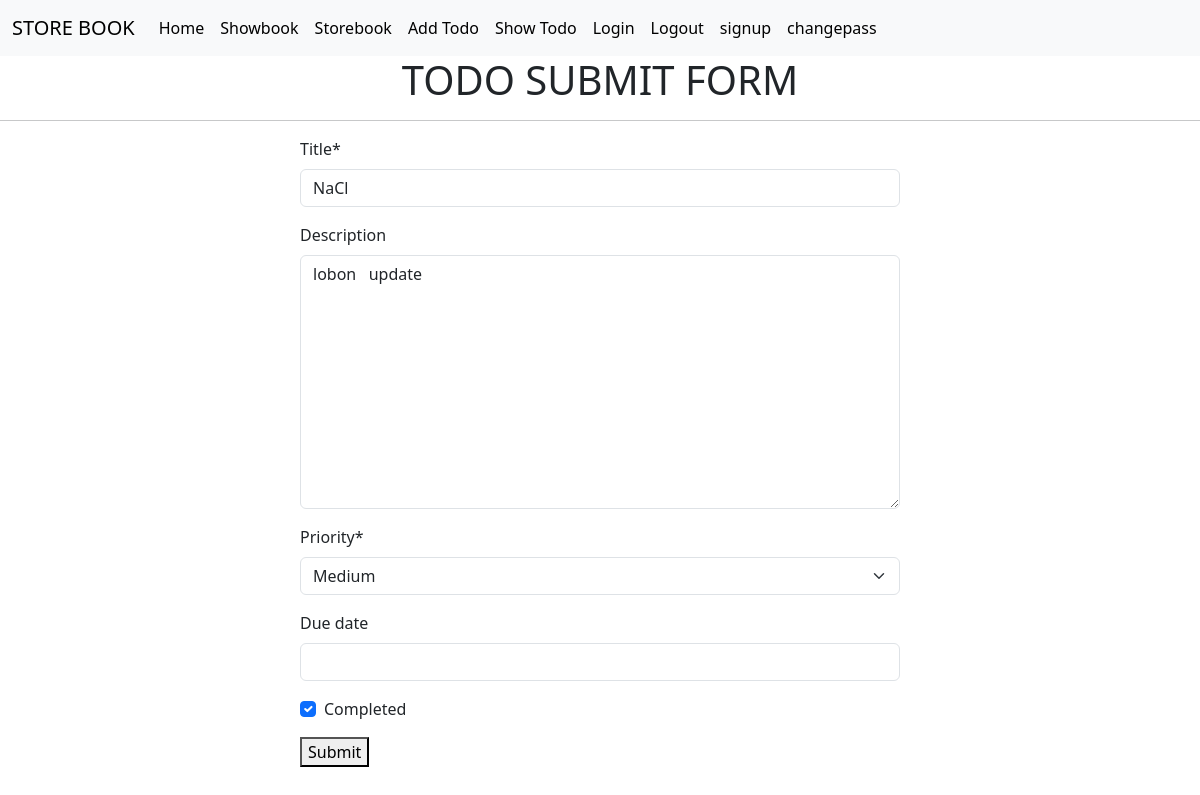
The app's page /todo/update_todo/1 with its own data.
### todoapp/models.py (models this page shows)
class TodoItemModel(models.Model):
    title = models.CharField(max_length=200)
    description = models.TextField(blank=True, null=True)
    priority = models.CharField(
        max_length=20,
        choices=[
            ('low', 'Low'),
            ('medium', 'Medium'),
            ('high', 'High'),
        ],
        default='medium'
    )
    due_date = models.DateField(blank=True, null=True)
    completed = models.BooleanField(default=False)

### todoapp/views.py (the view)
# urls.py: path('update_todo/<int:id>',views.updatetodo,name='update_todo'),
def updatetodo(request,id):
    todo = TodoItemModel.objects.get(pk = id )
    form = TodoItemForm(instance = todo)
    if request.method =='POST':
        todo = TodoItemForm(request.POST,instance = todo)
        if todo.is_valid():
            todo.save()
            return redirect("showtodo")
    return render(request,"add.html",{'form':form})

### todoapp/forms.py
class TodoItemForm(forms.ModelForm):
    class Meta:
        model=TodoItemModel
        fields=['title','description','priority','due_date','completed']

### todoapp/templates/add.html (shortened to what this page needs)
{% extends "base.html" %}
{% block content %}
<h1 style =" width:50%; margin:auto ;text-align: center"> TODO SUBMIT FORM </h1>
<hr>
<div  style="width:50%; margin:auto">
    {% load crispy_forms_tags %}
    <form action='' method='POST'>
    {{form|crispy }}
    <button type="submit">Submit</button>
    </form>
</div>
{% endblock %}

### records on screen
TodoItemModel: title "NaCl", description "lobon update", priority "Medium", completed "☑"
